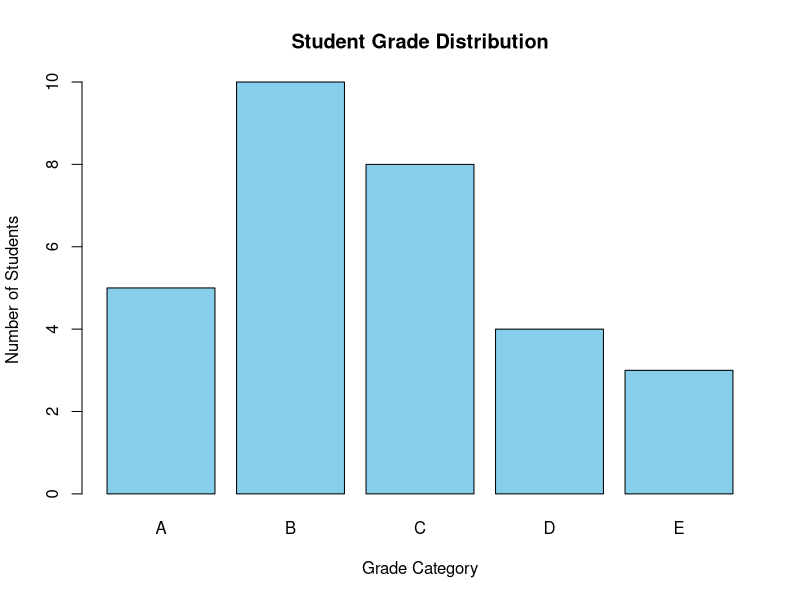

Source code (R):
grades <- c("A (90-100)", "B (80-89)", "C (70-79)", "D (60-69)", "E (<60)")
counts <- c(5, 10, 8, 4, 3)
midpoints <- c(95, 84.5, 74.5, 64.5, 54.5)

barplot(counts, 
        names.arg = c("A", "B", "C", "D", "E"), 
        col = "skyblue", 
        main = "Student Grade Distribution",
        xlab = "Grade Category", 
        ylab = "Number of Students")

total_students <- sum(counts)
weighted_sum <- sum(counts * midpoints)
average_score <- weighted_sum / total_students
cat("Total Students:", total_students, "\n")
cat("Estimated Average Score:", round(average_score, 2))
